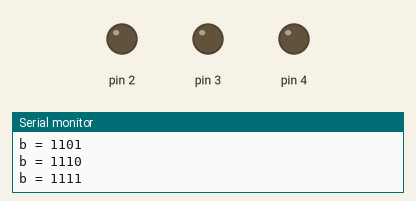
The sketch below on a simulated Arduino Uno, built with avr-gcc and run on an emulated ATmega328P. Parts: output pins drawn as LEDs (lit = HIGH), the last lines printed to the serial monitor. Pins used as bus, display or sensor lines are not drawn.

Above: at 6.2 s.
At 19.0 s:
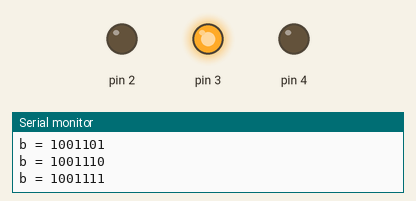
At 25.4 s:
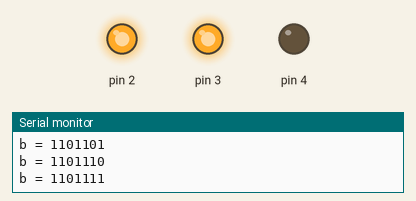
At 31.8 s:
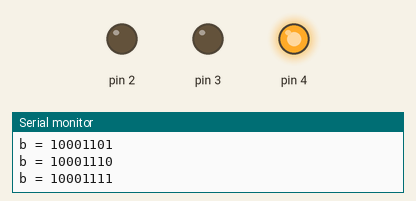
At 44.6 s:
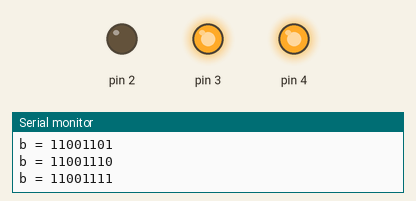
At 63.9 s:
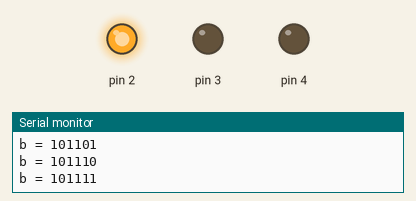
Timing chart, 0 to 69.7 s (numbered marks = the images above):
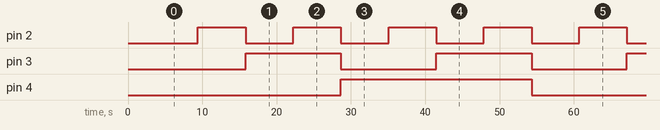

Measured:
- by itself, pin 2: alternates HIGH for 6.4 s and LOW for 6.4 s
- by itself, pin 3: alternates HIGH for 12.8 s and LOW for 12.8 s
- by itself, pin 4: alternates HIGH for 25.7 s and LOW for 25.7 s

The sketch:

Lab3.Hw.ino
```cpp
/*
3 Homework counting up by a whole byte. 8 LEDs and 2^8 states
*/


// Initialize four pins at a time in a nibble
void nibbleInit(uint8_t pin_b3, uint8_t pin_b2, uint8_t pin_b1, uint8_t pin_b0, uint8_t mode)
{
  pinMode(pin_b3, mode);
  pinMode(pin_b2, mode);
  pinMode(pin_b1, mode);
  pinMode(pin_b0, mode);
}

// Read four pins at a time an store in the lower nibble of the result
uint8_t pinsToNibble(uint8_t pin_b3, uint8_t pin_b2, uint8_t pin_b1, uint8_t pin_b0)
{
  uint8_t nibble;
  nibble = digitalRead(pin_b3) << 3 |
  digitalRead(pin_b2) << 2 |
  digitalRead(pin_b1) << 1 |
  digitalRead(pin_b0) << 0;
  return nibble;
}

// Use the lower nibble in the in variable to write four pins at a time
void nibbleToPins(uint8_t in, uint8_t pin_b3, uint8_t pin_b2, uint8_t pin_b1, uint8_t pin_b0) {
// use bitwise & operator to create logic condition that is
// used to light bits as if in the same nibble.
  digitalWrite(pin_b0, in & 0b00000001);
  digitalWrite(pin_b1, in & 0b00000010);
  digitalWrite(pin_b2, in & 0b00000100);
  digitalWrite(pin_b3, in & 0b00001000);
}

// expanding on nibbleToPins and passing pinnames as an array
void byteToPins(uint8_t in, uint8_t bytepins[]){
  uint8_t a = 0b00000001;
  // we know that the array will have 8 values in it, not doing error checking here
  for(int i = 0; i < 8; i++){
    digitalWrite(bytepins[i], in & a);
    // left shift a
    a = a << 1;
    //Serial.print("a: ");
    //Serial.println(a, BIN);
  }

}

void setup() {
  nibbleInit(1,2,3,4, OUTPUT);
  nibbleInit(25, 26, 27, 28, OUTPUT);
  Serial.begin(9600);
  delay(3000);
  Serial.println("starting...");
}

void loop() {

  uint8_t b;
  uint8_t bytearray [8] = {28, 27, 26, 25, 1, 2, 3, 4};
  for(b = 0; b < 256; b++){
    //nibbleToPins(b, 4, 3, 2, 1);
    //nibbleToPins(b, 28, 27, 26, 25);
    byteToPins(b, bytearray);
    Serial.print("b = ");
    Serial.println(b, BIN);
    Serial.println();
    delay(200);
  }
}
```
